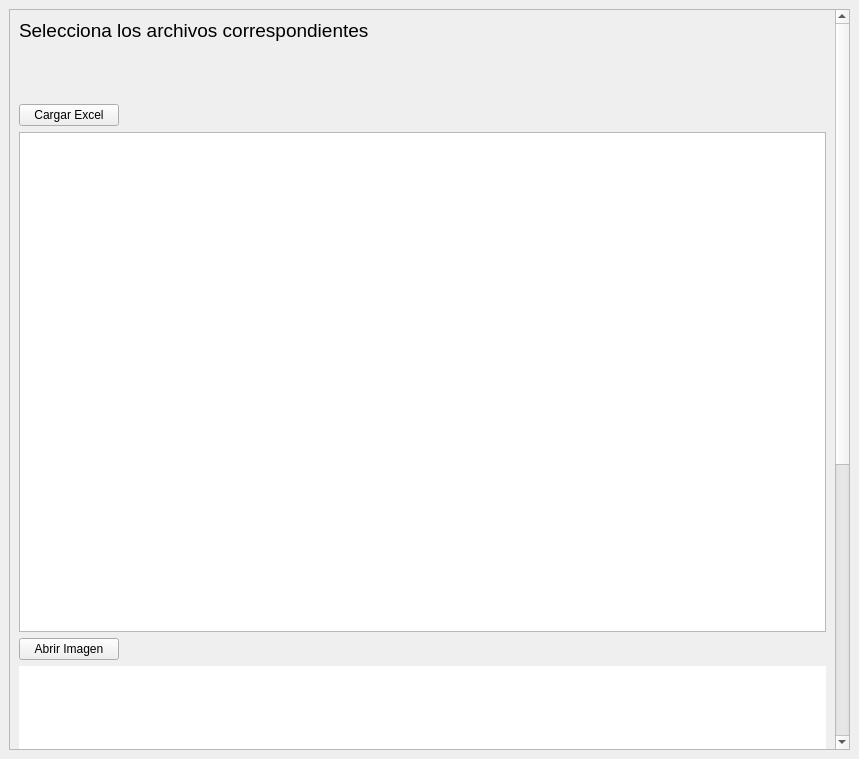
<?xml version="1.0" encoding="UTF-8"?>
<ui version="4.0">
 <class>MainWindow</class>
 <widget class="QMainWindow" name="MainWindow">
  <property name="geometry">
   <rect>
    <x>0</x>
    <y>0</y>
    <width>859</width>
    <height>759</height>
   </rect>
  </property>
  <property name="windowTitle">
   <string>MainWindow</string>
  </property>
  <widget class="QWidget" name="centralwidget">
   <layout class="QVBoxLayout" name="verticalLayout">
    <item>
     <widget class="QScrollArea" name="scrollArea">
      <property name="widgetResizable">
       <bool>true</bool>
      </property>
      <widget class="QWidget" name="scrollAreaWidgetContents">
       <property name="geometry">
        <rect>
         <x>0</x>
         <y>0</y>
         <width>825</width>
         <height>1202</height>
        </rect>
       </property>
       <layout class="QVBoxLayout" name="verticalLayout_2">
        <item>
         <widget class="QLabel" name="label">
          <property name="font">
           <font>
            <pointsize>14</pointsize>
           </font>
          </property>
          <property name="text">
           <string>Selecciona los archivos correspondientes</string>
          </property>
         </widget>
        </item>
        <item>
         <widget class="QLabel" name="label_2">
          <property name="minimumSize">
           <size>
            <width>0</width>
            <height>50</height>
           </size>
          </property>
          <property name="text">
           <string/>
          </property>
         </widget>
        </item>
        <item>
         <widget class="QPushButton" name="carga_excel">
          <property name="sizePolicy">
           <sizepolicy hsizetype="Minimum" vsizetype="Fixed">
            <horstretch>0</horstretch>
            <verstretch>0</verstretch>
           </sizepolicy>
          </property>
          <property name="maximumSize">
           <size>
            <width>100</width>
            <height>16777215</height>
           </size>
          </property>
          <property name="text">
           <string>Cargar Excel</string>
          </property>
         </widget>
        </item>
        <item>
         <widget class="QTableWidget" name="tableWidget">
          <property name="sizePolicy">
           <sizepolicy hsizetype="Expanding" vsizetype="Expanding">
            <horstretch>0</horstretch>
            <verstretch>0</verstretch>
           </sizepolicy>
          </property>
          <property name="minimumSize">
           <size>
            <width>0</width>
            <height>500</height>
           </size>
          </property>
         </widget>
        </item>
        <item>
         <widget class="QPushButton" name="cargar_imagen">
          <property name="maximumSize">
           <size>
            <width>100</width>
            <height>16777215</height>
           </size>
          </property>
          <property name="text">
           <string>Abrir Imagen</string>
          </property>
         </widget>
        </item>
        <item>
         <widget class="QLabel" name="imagen">
          <property name="minimumSize">
           <size>
            <width>0</width>
            <height>500</height>
           </size>
          </property>
          <property name="styleSheet">
           <string notr="true">background-color: rgb(246, 245, 244);
background-color: rgb(255, 255, 255);</string>
          </property>
          <property name="text">
           <string/>
          </property>
          <property name="alignment">
           <set>Qt::AlignCenter</set>
          </property>
         </widget>
        </item>
        <item>
         <widget class="QPushButton" name="pushButton">
          <property name="maximumSize">
           <size>
            <width>100</width>
            <height>16777215</height>
           </size>
          </property>
          <property name="text">
           <string>Leer XML</string>
          </property>
         </widget>
        </item>
       </layout>
      </widget>
     </widget>
    </item>
   </layout>
  </widget>
 </widget>
 <resources/>
 <connections/>
</ui>
